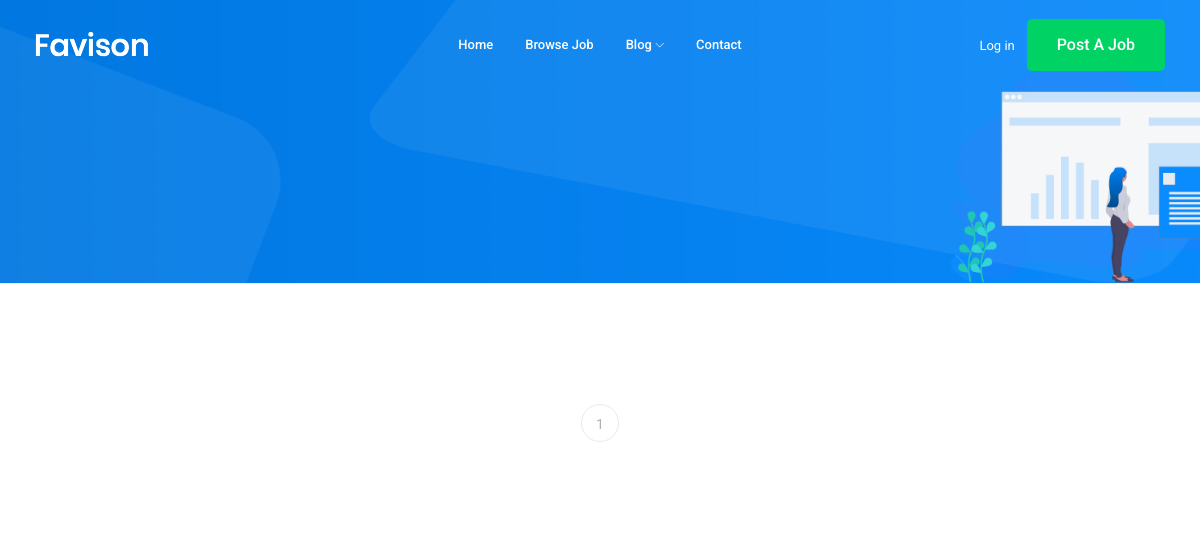
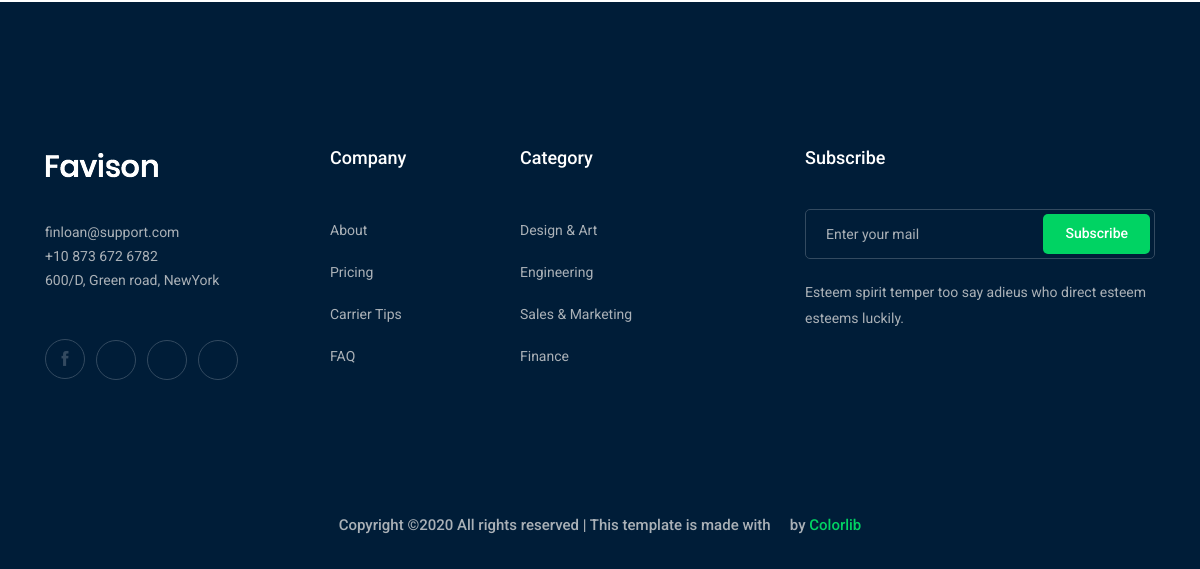
/blog/, run on an earlier commit of the app's database (2 pictures, top to bottom).
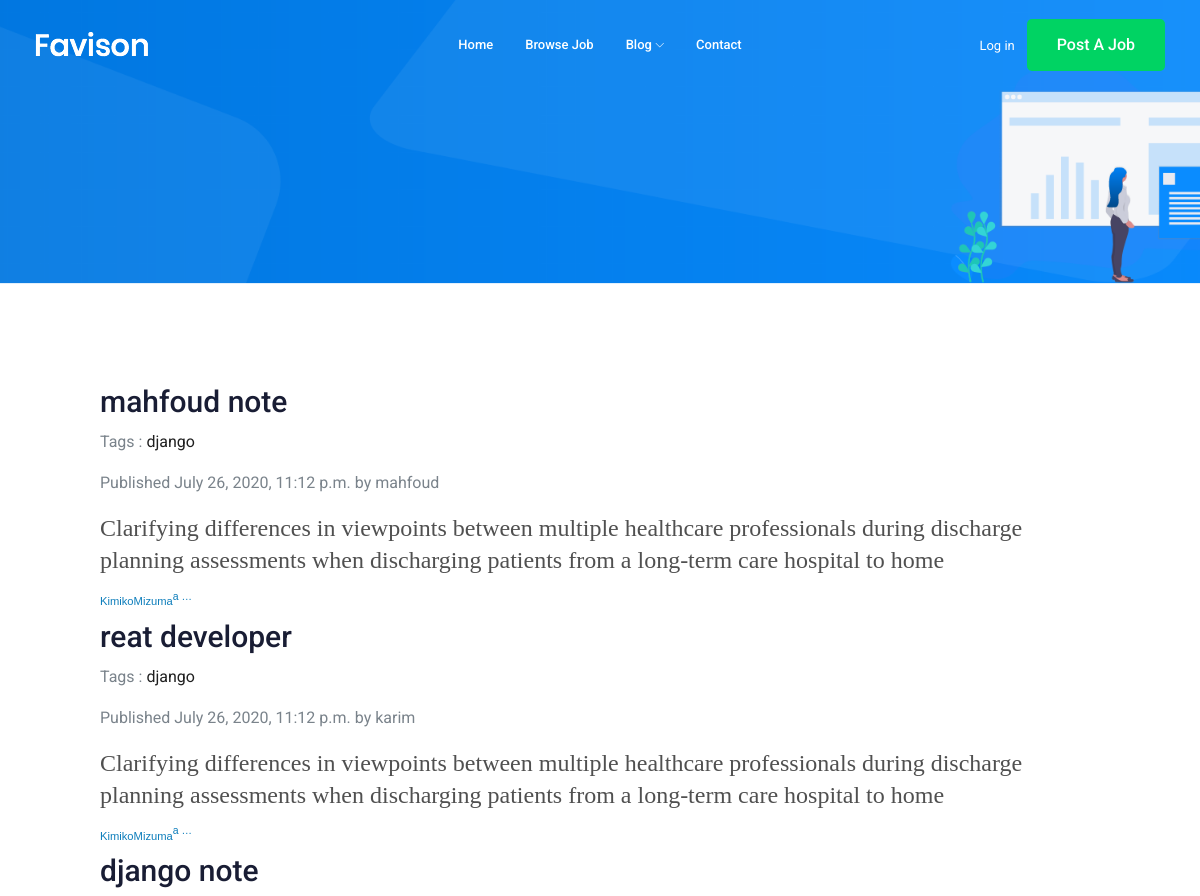
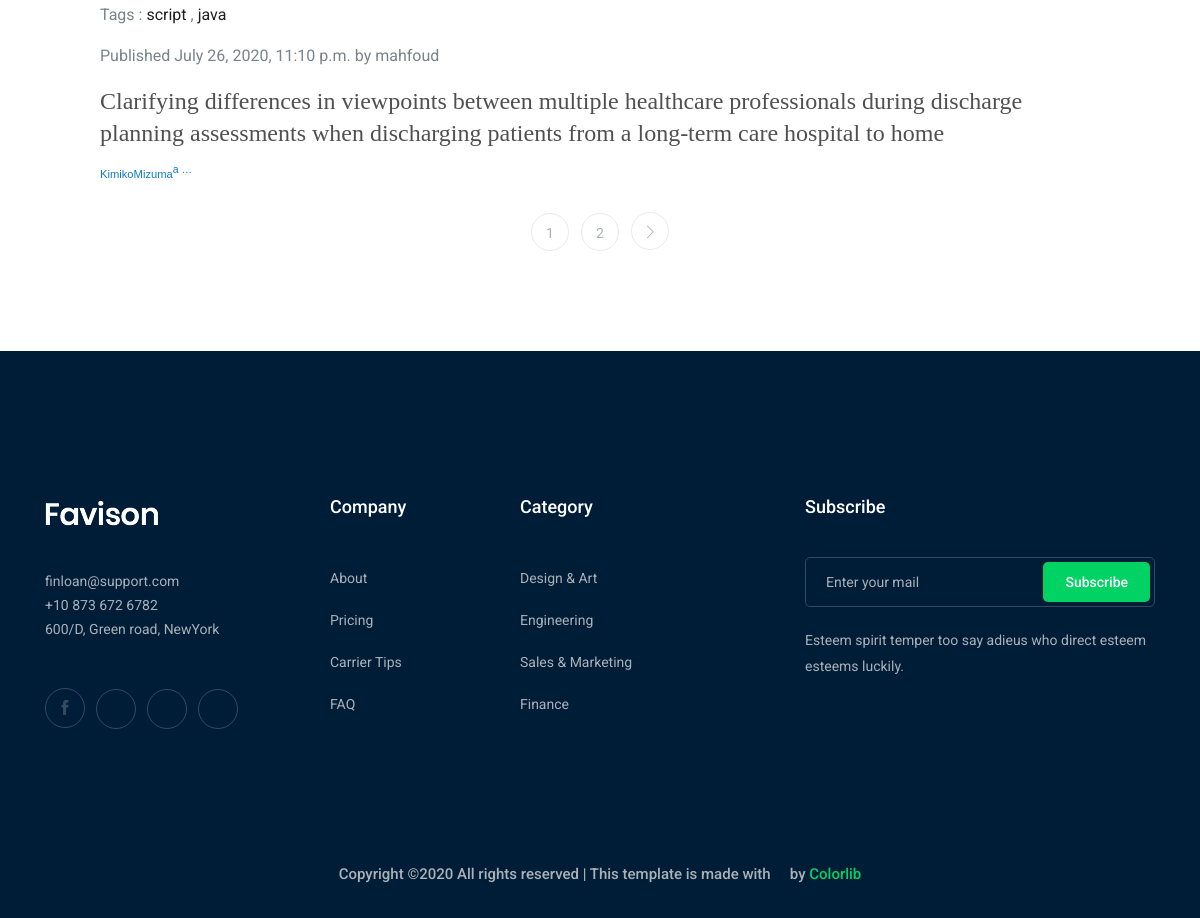
And on a later commit of the database (2 pictures, top to bottom).
### blog/models.py (models this page shows, shortened)
class Post(models.Model):
    title = models.CharField(max_length=250)
    slug = models.SlugField(max_length=250, unique_for_date='publish')
    tags = TaggableManager()
    author = models.ForeignKey(User, on_delete=models.CASCADE, related_name='blog_posts')
    body = models.TextField()
    publish = models.DateTimeField(default=timezone.now)
    created = models.DateTimeField(auto_now_add=True)
    updated = models.DateTimeField(auto_now=True)
    status = models.CharField(max_length=10, choices=status_choices, default='draft')
    class Meta:
       ordering = ('-publish',)
    def get_absolute_url(self):
        return reverse('blog:post_detail', args=[self.publish.year, self.publish.month, self.publish.day, self.slug])

### blog/views.py (the view)
# urls.py: path('', views.post_list, name='post_list'),
def post_list(request, tag_slug=None):    # this method us for paginator now us class based-view
    post_list = Post.objects.all()
    tag = None
    if tag_slug:
        tag = get_object_or_404(Tag, slug=tag_slug)
        post_list = post_list.filter(tags__in=[tag])
    paginator = Paginator(post_list, 3)
    page = request.GET.get('page')
    try:
        posts = paginator.page(page)
    except PageNotAnInteger:
        posts = paginator.page(1)
    except EmptyPage:
        posts = paginator.page(paginator.num_pages)
    context = {
        'page': page,
        'posts': posts,
        'tag': tag,
    }
    return render(request, 'post/list_post.html', context)

### blog/templatetags/blog_tags.py (called while the page is built)
@register.filter(name='markdown')
def markdown_forma(text):
    md = mark_safe(markdown.markdown(text))
    return md

### blog/templates/post/list_post.html (shortened to what this page needs)
{% extends "base.html" %}
{% load blog_tags %}
{% block content %}
    <div class="bradcam_area bradcam_bg_1"></div>
    <div class='login-box'>
        {% for post in posts %}
            <h2>
                <a href='{{post.get_absolute_url}}'>
                    {{post.title}}
                </a>
            </h2>
            <p class="tags">
                Tags :
                {%for tag in post.tags.all %}
                    <a href="{% url "blog:post_list_by_tag" tag.slug %}">
                        {{tag.name}}
                    </a>
                    {% if not forloop.last%}
                        ,
                        {%endif%}
                        {%endfor%}
                        <br>
            </p>
            <p class='date'>
                            Published
                            {{post.publish}}
                            by
                            {{post.author}}
              </p>
              {{post.body | truncatewords_html:30 |markdown|safe}}
            {% endfor %}
          {% include 'paginator.html' with page=posts %}
      </div>
            {% endblock content %}

What changed in the data, as far as the page shows it:
added Post: title "mahfoud note", publish "July 26, 2020, 11:12 p.m.", author "mahfoud", body "Clarifying differences in viewpoints between multiple healthcare professionals during discharge planning assessments when discharging patients from a long-term care hospital to home Kimiko Mizuma a …"
now on this page (row unchanged): Tag: name "django"
added Post: title "reat developer", publish "July 26, 2020, 11:12 p.m.", author "karim", body "Clarifying differences in viewpoints between multiple healthcare professionals during discharge planning assessments when discharging patients from a long-term care hospital to home Kimiko Mizuma a …"
added Post: title "django note", publish "July 26, 2020, 11:10 p.m.", author "mahfoud", body "Clarifying differences in viewpoints between multiple healthcare professionals during discharge planning assessments when discharging patients from a long-term care hospital to home Kimiko Mizuma a …"
now on this page (row unchanged): Tag: name "script", shown under "django note"
now on this page (row unchanged): Tag: name "java", shown under "django note"
Also different on the page:
new list line: "2"
